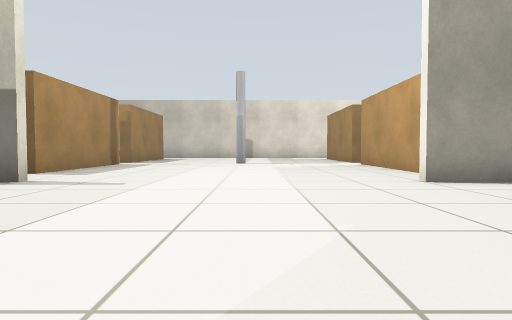
[1] (above)

24 first-person views from a walk through a robot-simulator world made for Gazebo. The camera is 0.5 m above the floor, tilts 2° down and sees 75° across. The floor is counted in squares, 1 m on a side. Each view is taken from the middle of a square. On the plan, view 1 faces up. The plan holds only what a view shows up to about 9 squares ahead; the rest is blank.

[2]
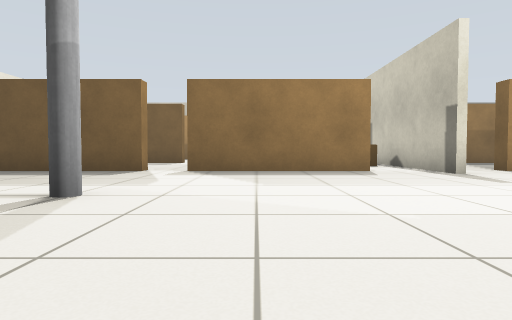

[3]
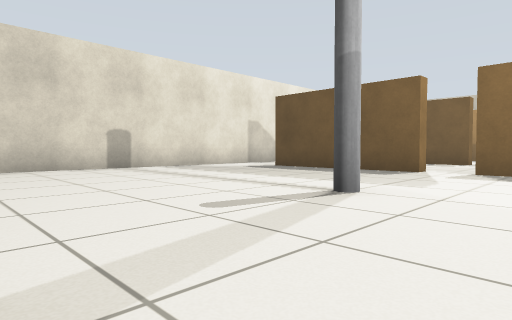

[4]
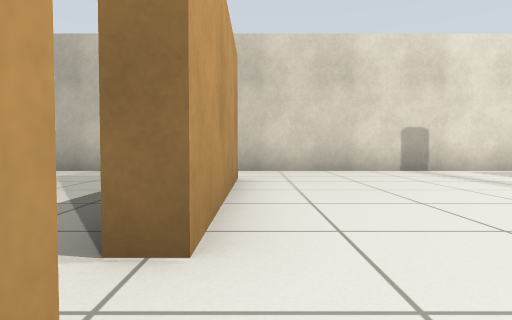

[5]
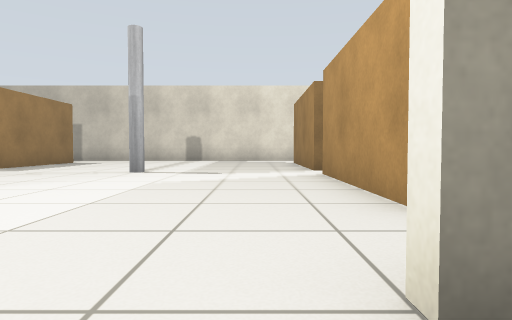

[6]
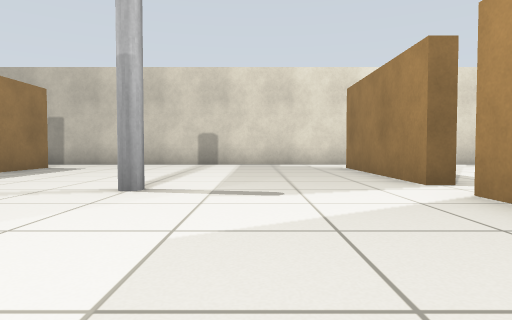

[7]
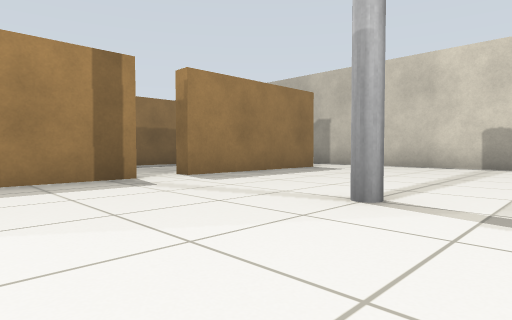

[8]
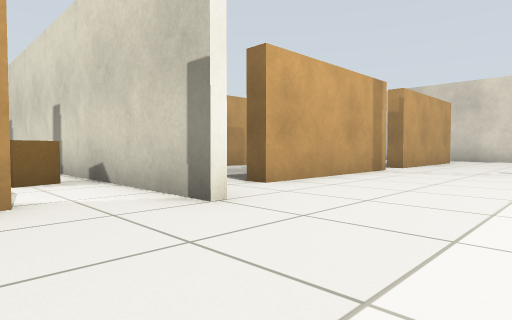

[9]
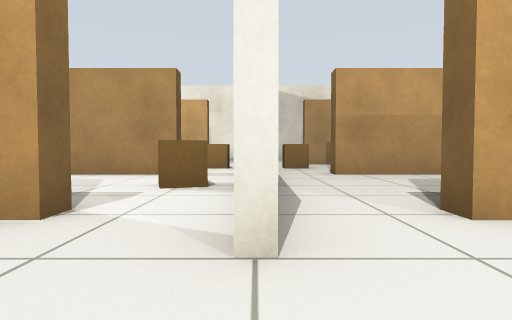

[10]
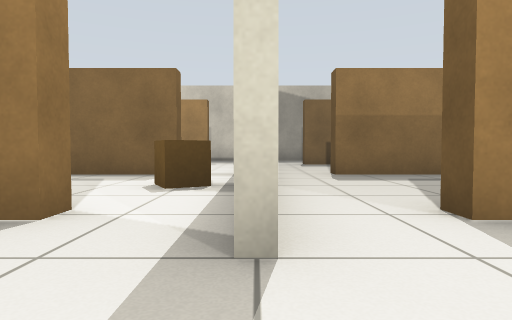

[11]
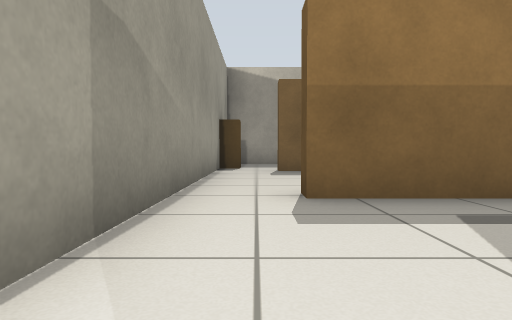

[12]
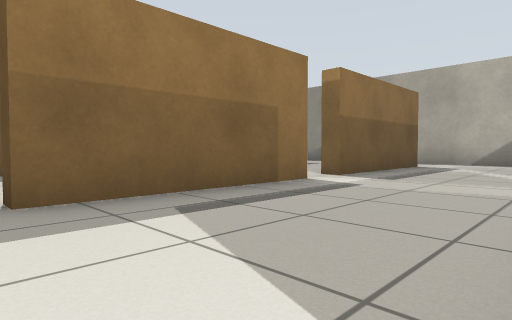

[13]
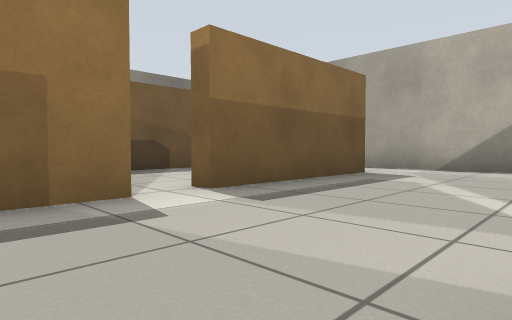

[14]
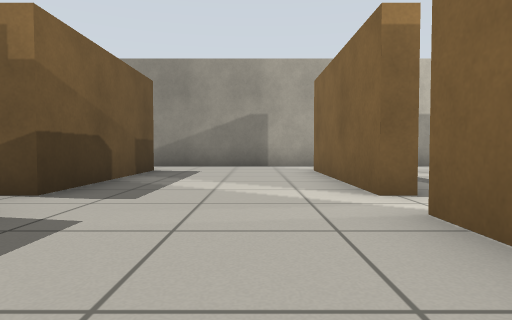

[15]
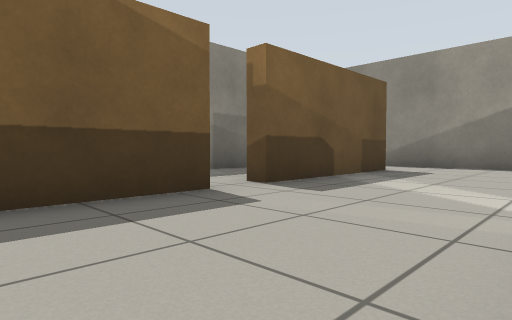

[16]
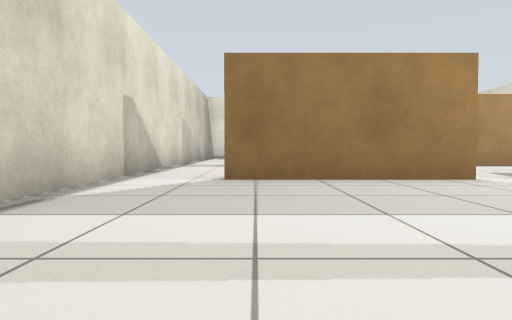

[17]
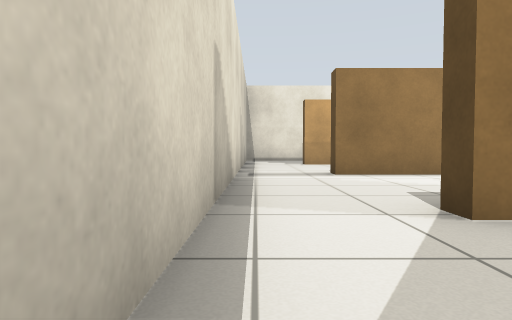

[18]
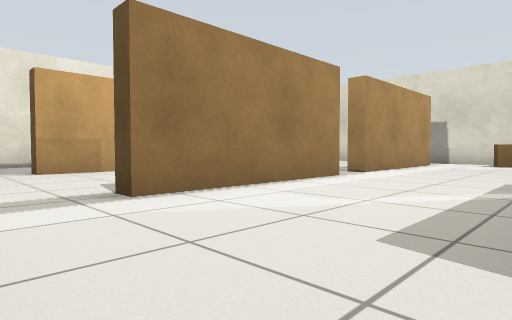

[19]
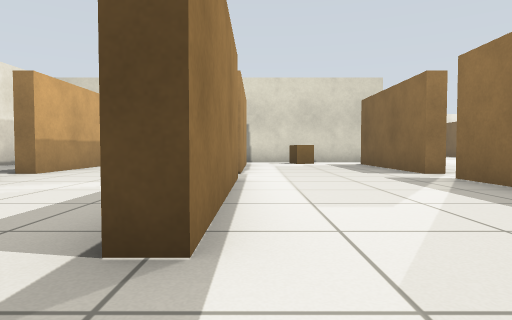

[20]
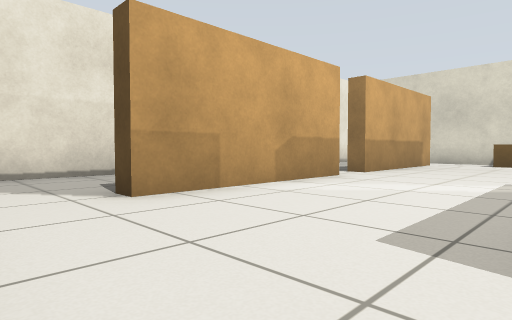

[21]
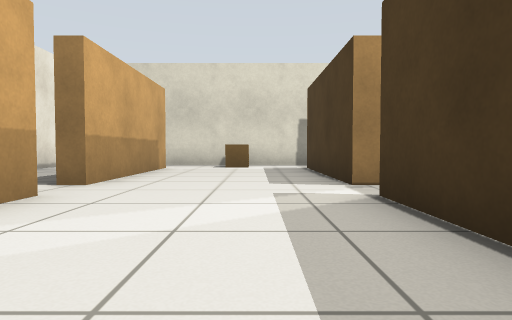

[22]
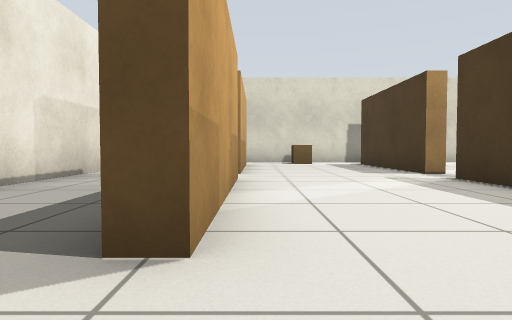

[23]
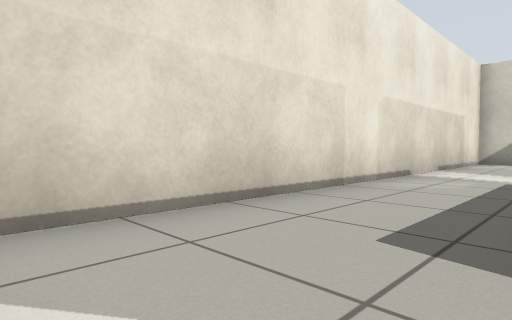

[24]
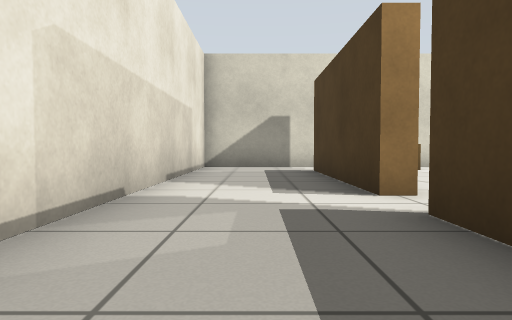

### Floor plan
Points are (right, up) in squares from view 1. A wall is a line through its corners. A room is listed if a view was taken in it or the views show most of it. See-through windows are left out.
Room 1 (views 1, 2, 3, 4, 5, 6, 7, 8, 9, 10, 16, 17, 18)
walls: (2.4, 5.1) (4.4, 5.1); (3.9, 4.9) (2.5, 4.9); (3.8, 6.5) (3.3, 6.5) (3.3, 10.5) (3.7, 10.5); (-4.3, 3.5) (-4.3, -0.5); (3.3, -0.6) (3.3, 3.5); (-4.3, 10.6) (-4.3, 6.5); (3.7, 11.5) (3.3, 11.5) (3.3, 15.5) (3.8, 15.5); (-4.3, -1.5) (-4.3, -4.6); (3.3, -5.4) (3.3, -1.5); (-4.3, 15.5) (-4.3, 11.5); (-2.8, -7.4) (3.5, -7.4); (4.5, 17.4) (-2.5, 17.4)
ways out: opening at (-4, 6) to room 2; opening at (-4, 11) to room 2; opening at (-4, 16.5) to room 2; opening at (4, 6) to room 4; opening at (4, 11) to room 4; opening at (4, 16.5) to room 4; opening at (-4, -1); opening at (-4, 4); opening at (4, -1); opening at (4, 4)
objects: pillar (0, -1); pillar (0, 11)
Room 2 (views 11, 12, 13)
walls: (-4.3, 11.5) (-4.8, 11.5); (-8.3, 10.6) (-8.3, 6.5); (-8.3, 15.6) (-8.3, 11.5); (-6, 17.4) (-8.5, 17.4); (-4.3, 6.5) (-4.8, 6.5); (-8.6, 5.1) (-6.1, 5.1)
ways out: opening at (-4, 6) to room 1; opening at (-4, 11) to room 1; opening at (-4, 16.5) to room 1; opening at (-8, 6) to room 3; opening at (-8, 11) to room 3; opening at (-8, 16.5) to room 3
Room 3 (views 14, 15)
walls: (-8.3, 11.5) (-8.7, 11.5) (-8.7, 15.5); (-8.7, 9.6) (-8.7, 10.5); (-12.3, 10.5) (-12.3, 6.5); (-12.3, 15.6) (-12.3, 11.5); (-8.5, 17.4) (-12.5, 17.4); (-8.3, 6.5) (-8.8, 6.5); (-12.5, 5.1) (-8.6, 5.1)
ways out: opening at (-8, 6) to room 2; opening at (-8, 11) to room 2; opening at (-8, 16.5) to room 2; opening at (-12, 6); opening at (-12, 11); opening at (-12, 16.5)
Room 4 (view 19)
walls: (7.3, 11.5) (7.3, 15.5); (3.7, 12.8) (3.7, 11.5); (3.7, 10.5) (3.7, 8); (7.5, 17.4) (4.5, 17.4); (7.7, 6.5) (7.3, 6.5) (7.3, 10.5); (4.4, 5.1) (7.4, 5.1)
ways out: opening at (4, 6) to room 1; opening at (4, 11) to room 1; opening at (4, 16.5) to room 1; opening at (8, 6) to room 5; opening at (8, 11) to room 5; opening at (8, 16.5) to room 5
objects: crate (5, 6) to (6, 6)
Room 5 (views 20, 21, 22)
walls: (11.3, 11.5) (11.3, 15.5); (7.7, 13.4) (7.7, 11.5); (7.3, 10.5) (7.7, 10.5) (7.7, 6.5); (7.3, 15.5) (7.8, 15.5); (9.5, 17.4) (7.5, 17.4); (11.3, 6.5) (11.3, 10.5); (7.4, 5.1) (11.4, 5.1)
ways out: opening at (8, 6) to room 4; opening at (8, 11) to room 4; opening at (8, 16.5) to room 4; opening at (12, 6) to room 6; opening at (12, 11) to room 6; opening at (12, 16.5) to room 6
objects: crate (9, 6) to (10, 6)
Room 6 (views 23, 24)
walls: (11.7, 12.4) (11.7, 11.5); (11.3, 10.5) (11.7, 10.5) (11.7, 6.5); (11.3, 15.5) (11.8, 15.5); (11.4, 5.1) (14.4, 5.1) (14.4, 16.8)
ways out: opening at (12, 6) to room 5; opening at (12, 11) to room 5; opening at (12, 16.5) to room 5

Where each view was taken, in squares from view 1:
view 1: 0 up, 0 right, facing up
view 2: 1 up, 3 right, facing left
view 3: 1 up, 3 right, facing down-left
view 4: 0 up, 3 right, facing down
view 5: 4 up, 2 right, facing up
view 6: 7 up, 1 right, facing up
view 7: 8 up, 1 right, facing up-left
view 8: 7 up, 0 right, facing down-right
view 9: 5 up, 1 right, facing right
view 10: 5 up, 2 left, facing left
view 11: 6 up, 5 left, facing left
view 12: 6 up, 5 left, facing up-left
view 13: 9 up, 5 left, facing up-left
view 14: 8 up, 10 left, facing up
view 15: 8 up, 9 left, facing up-left
view 16: 15 up, 2 left, facing right
view 17: 17 up, 1 right, facing right
view 18: 17 up, 4 right, facing down-right
view 19: 17 up, 7 right, facing down
view 20: 17 up, 8 right, facing down-right
view 21: 15 up, 9 right, facing down
view 22: 17 up, 11 right, facing down
view 23: 17 up, 12 right, facing down-right
view 24: 14 up, 13 right, facing down
